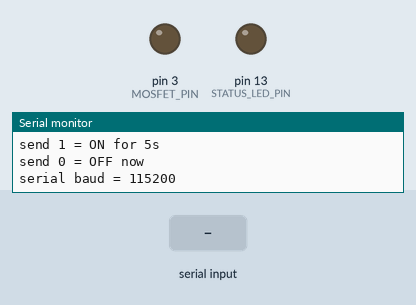
A sketch run on a simulated Arduino Uno, built with avr-gcc and run on an emulated ATmega328P. Parts: output pins drawn as LEDs (lit = HIGH), the last lines printed to the serial monitor. Inputs (shaded band) come from the test bench.

Above: at 1.2 s.
1.3 s: "1" received over Serial
At 2.4 s:
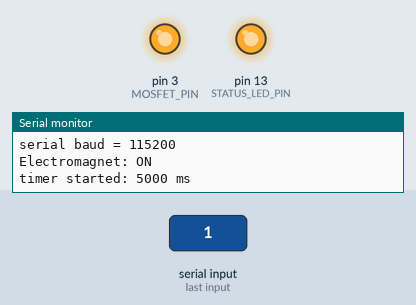
2.8 s: "0" received over Serial
At 3.5 s:
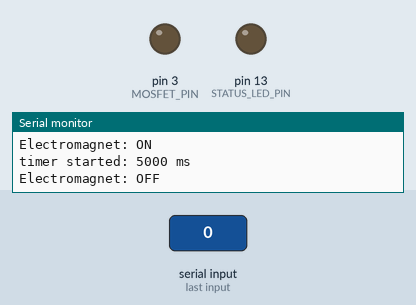
Timing chart, 0 to 5.8 s (numbered marks = the images above; inputs shaded):
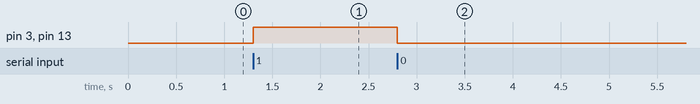

Measured:
- after the input at 1.3 s, pin 3 (MOSFET_PIN), pin 13 (STATUS_LED_PIN): LOW → HIGH at once
- after the input at 2.8 s, pin 3 (MOSFET_PIN), pin 13 (STATUS_LED_PIN): HIGH → LOW after 0.00 s instead of 3.5 s

The sketch:

uno_mosfet_test.ino
```cpp
/*
  uno_mosfet_test.ino

  Purpose:
    - Arduino Uno drives a MOSFET gate from D3.
    - Send '1' over serial to turn the electromagnet ON for 5 seconds.
    - It will then turn OFF automatically.
    - Send '0' over serial to force it OFF immediately.

  Wiring assumption:
    - Arduino D3 -> MOSFET gate control input
    - Arduino GND -> MOSFET module GND / power GND
    - Electromagnet power is supplied externally through the MOSFET path
*/

#include <Arduino.h>

static const uint8_t MOSFET_PIN = 3;
static const uint8_t STATUS_LED_PIN = LED_BUILTIN;
// Most UNO MOSFET modules are "low-side (negative-side) switching",
// but their control input is typically active-HIGH.
// If your specific module is low-level trigger, set this to true.
static const bool ACTIVE_LOW = false;
static const unsigned long PULSE_MS = 5000;

bool magnetOn = false;
unsigned long magnetOffAt = 0;

void setMagnet(bool enabled) {
  const uint8_t level = enabled
    ? (ACTIVE_LOW ? LOW : HIGH)
    : (ACTIVE_LOW ? HIGH : LOW);
  digitalWrite(MOSFET_PIN, level);
  digitalWrite(STATUS_LED_PIN, enabled ? HIGH : LOW);
  Serial.println(enabled ? F("Electromagnet: ON") : F("Electromagnet: OFF"));
}

void setup() {
  Serial.begin(115200);
  pinMode(MOSFET_PIN, OUTPUT);
  pinMode(STATUS_LED_PIN, OUTPUT);

  // Default to OFF at boot.
  setMagnet(false);

  Serial.println(F("uno_mosfet_test ready"));
  Serial.println(F("mosfet pin = D3"));
  Serial.println(F("status led = LED_BUILTIN"));
  Serial.print(F("trigger mode = "));
  Serial.println(ACTIVE_LOW ? F("active_low") : F("active_high"));
  Serial.println(F("send 1 = ON for 5s"));
  Serial.println(F("send 0 = OFF now"));
  Serial.println(F("serial baud = 115200"));
}

void loop() {
  while (Serial.available() > 0) {
    const char c = (char)Serial.read();
    if (c == '1') {
      setMagnet(true);
      magnetOn = true;
      magnetOffAt = millis() + PULSE_MS;
      Serial.println(F("timer started: 5000 ms"));
    } else if (c == '0') {
      setMagnet(false);
      magnetOn = false;
      magnetOffAt = 0;
    }
  }

  if (magnetOn && (long)(millis() - magnetOffAt) >= 0) {
    setMagnet(false);
    magnetOn = false;
    magnetOffAt = 0;
    Serial.println(F("timer done"));
  }
}
```
